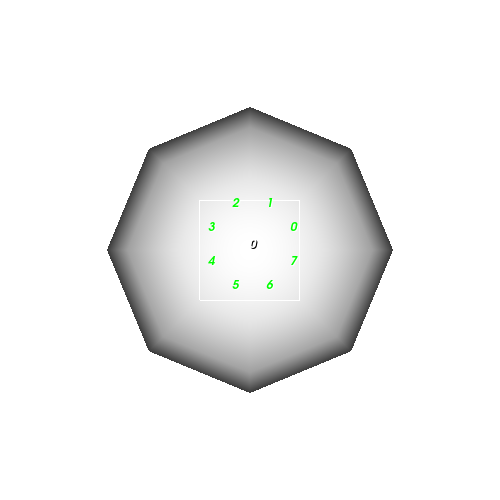

Here is the Python script that generated this plot:
#!/usr/bin/env python

# Demonstrate point and cell labeling with a selection window on a sphere.

import vtkmodules.vtkInteractionStyle  # noqa: F401
import vtkmodules.vtkRenderingFreeType  # noqa: F401
import vtkmodules.vtkRenderingOpenGL2  # noqa: F401

from vtkmodules.vtkCommonCore import vtkPoints
from vtkmodules.vtkCommonDataModel import (
    vtkCellArray,
    vtkPolyData,
)
from vtkmodules.vtkFiltersCore import (
    vtkCellCenters,
    vtkGenerateIds,
)
from vtkmodules.vtkFiltersSources import vtkSphereSource
from vtkmodules.vtkRenderingCore import (
    vtkActor,
    vtkActor2D,
    vtkPolyDataMapper,
    vtkPolyDataMapper2D,
    vtkRenderWindow,
    vtkRenderWindowInteractor,
    vtkRenderer,
    vtkSelectVisiblePoints,
)
from vtkmodules.vtkRenderingLabel import vtkLabeledDataMapper

# Selection window bounds
xmin = 200
x_length = 100
xmax = xmin + x_length
ymin = 200
y_length = 100
ymax = ymin + y_length

# Create a selection rectangle overlay
rect_points = vtkPoints()
rect_points.InsertPoint(0, xmin, ymin, 0)
rect_points.InsertPoint(1, xmax, ymin, 0)
rect_points.InsertPoint(2, xmax, ymax, 0)
rect_points.InsertPoint(3, xmin, ymax, 0)

rect_cells = vtkCellArray()
rect_cells.InsertNextCell(5)
rect_cells.InsertCellPoint(0)
rect_cells.InsertCellPoint(1)
rect_cells.InsertCellPoint(2)
rect_cells.InsertCellPoint(3)
rect_cells.InsertCellPoint(0)

select_rect = vtkPolyData()
select_rect.SetPoints(rect_points)
select_rect.SetLines(rect_cells)

rect_mapper = vtkPolyDataMapper2D()
rect_mapper.SetInputData(select_rect)

rect_actor = vtkActor2D()
rect_actor.SetMapper(rect_mapper)

# Create a sphere
sphere = vtkSphereSource()

sphere_mapper = vtkPolyDataMapper()
sphere_mapper.SetInputConnection(sphere.GetOutputPort())

sphere_actor = vtkActor()
sphere_actor.SetMapper(sphere_mapper)

# Generate ids for labeling
id_generator = vtkGenerateIds()
id_generator.SetInputConnection(sphere.GetOutputPort())
id_generator.PointIdsOn()
id_generator.CellIdsOn()
id_generator.FieldDataOn()

# Renderer (functional exception: needed by vtkSelectVisiblePoints)
renderer = vtkRenderer()
renderer.SetBackground(1, 1, 1)

# Point labels — visible points in selection window
visible_points = vtkSelectVisiblePoints()
visible_points.SetInputConnection(id_generator.GetOutputPort())
visible_points.SetRenderer(renderer)
visible_points.SelectionWindowOn()
visible_points.SetSelection(xmin, xmin + x_length, ymin, ymin + y_length)

point_label_mapper = vtkLabeledDataMapper()
point_label_mapper.SetInputConnection(visible_points.GetOutputPort())
point_label_mapper.SetLabelModeToLabelFieldData()
point_label_mapper.SetFieldDataName("vtkPointIds")

point_labels = vtkActor2D()
point_labels.SetMapper(point_label_mapper)

# Cell labels — visible cell centers in selection window
cell_centers = vtkCellCenters()
cell_centers.SetInputConnection(id_generator.GetOutputPort())

visible_cells = vtkSelectVisiblePoints()
visible_cells.SetInputConnection(cell_centers.GetOutputPort())
visible_cells.SetRenderer(renderer)
visible_cells.SelectionWindowOn()
visible_cells.SetSelection(xmin, xmin + x_length, ymin, ymin + y_length)

cell_label_mapper = vtkLabeledDataMapper()
cell_label_mapper.SetInputConnection(visible_cells.GetOutputPort())
cell_label_mapper.SetLabelModeToLabelFieldData()
cell_label_mapper.SetFieldDataName("vtkCellIds")
cell_label_mapper.GetLabelTextProperty().SetColor(0, 1, 0)

cell_labels = vtkActor2D()
cell_labels.SetMapper(cell_label_mapper)

# Add actors to renderer
renderer.AddActor(sphere_actor)
renderer.AddViewProp(rect_actor)
renderer.AddViewProp(point_labels)
renderer.AddViewProp(cell_labels)

# Render window
render_window = vtkRenderWindow()
render_window.SetSize(500, 500)
render_window.AddRenderer(renderer)
render_window.SetWindowName("labeled mesh")

# Interactor
interactor = vtkRenderWindowInteractor()
interactor.SetRenderWindow(render_window)

interactor.Initialize()
interactor.Start()
